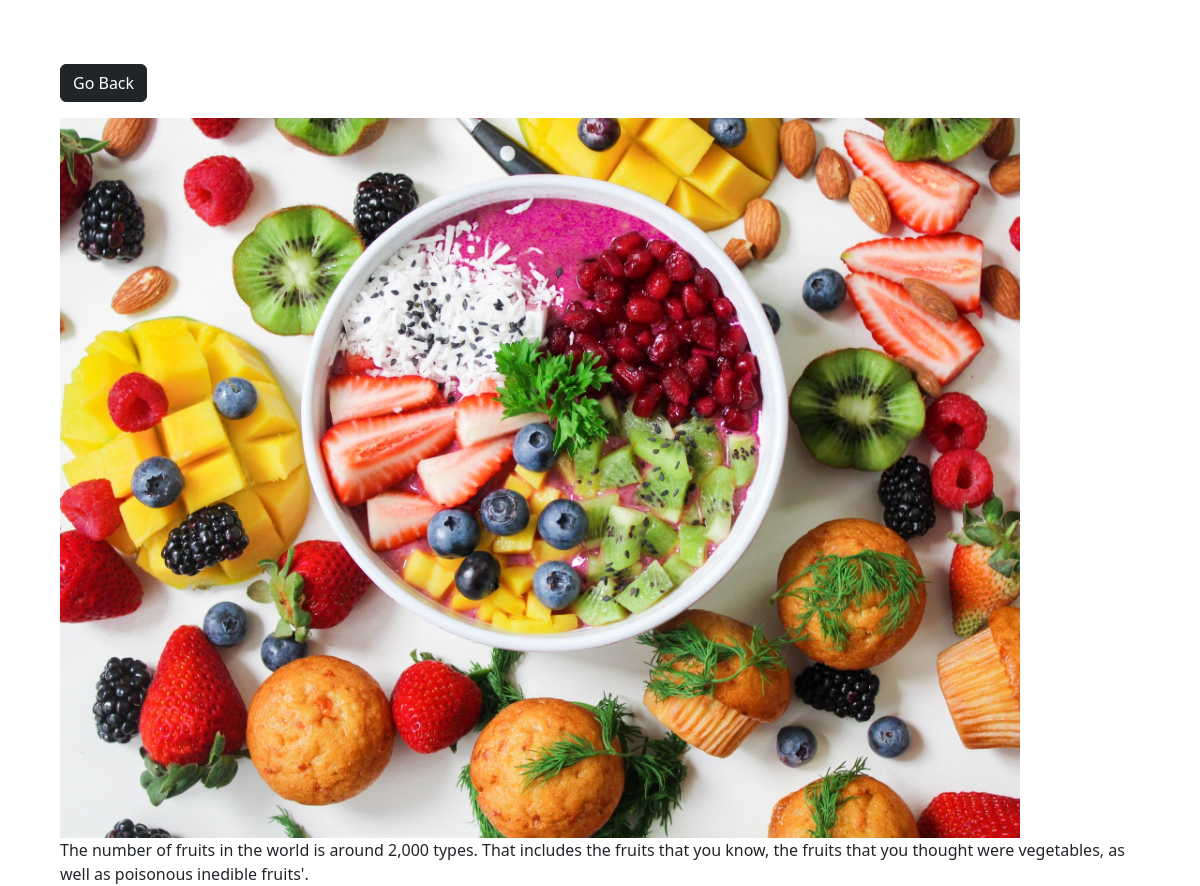
The app's page /photo/6 with its own data.
### photos/models.py (models this page shows, shortened)
class Photo(models.Model):
    category=models.ForeignKey(Category, on_delete=models.SET_NULL,null=True,blank=True)
    description=models.TextField(null=True)
    image = models.ImageField(default='DEFAULT VALUE')

### photos/views.py (the view)
# urls.py: path('photo/<str:pk>',views.viewPhoto ,name= 'photo'),
def viewPhoto(request,pk):
    photo = Photo.objects.get(id=pk)
    return render(request,'photos/photo.html',{'photo':photo})

### photos/templates/photos/photo.html (shortened to what this page needs)
<!DOCTYPE html>
<html lang="en">
<head>
    <link href="https://cdn.jsdelivr.net/npm/bootstrap@5.2.0-beta1/dist/css/bootstrap.min.css" rel="stylesheet">
</head>
<body class="m-5">
    <div class="container">
        <div class="row justify-content-center">
            <div class="col">
                <a class="btn btn-dark my-3" href="{% url 'gallery' %}">Go Back</a>
            </div>
            <div style="height: 90vh;">
               <img style="max-width: 100%; max-height:100%;" src="{{photo.image.url}}" alt="">
               <p>{{photo.description}}</p>
            </div>
        </div>
    </div>
</body>
</html>

### records on screen
Photo: image (picture), description "The number of fruits in the world is around 2,000 types. That includes the fruits that you know, the fruits that you thought were vegetables, as well as poisonous inedible fruits'."
